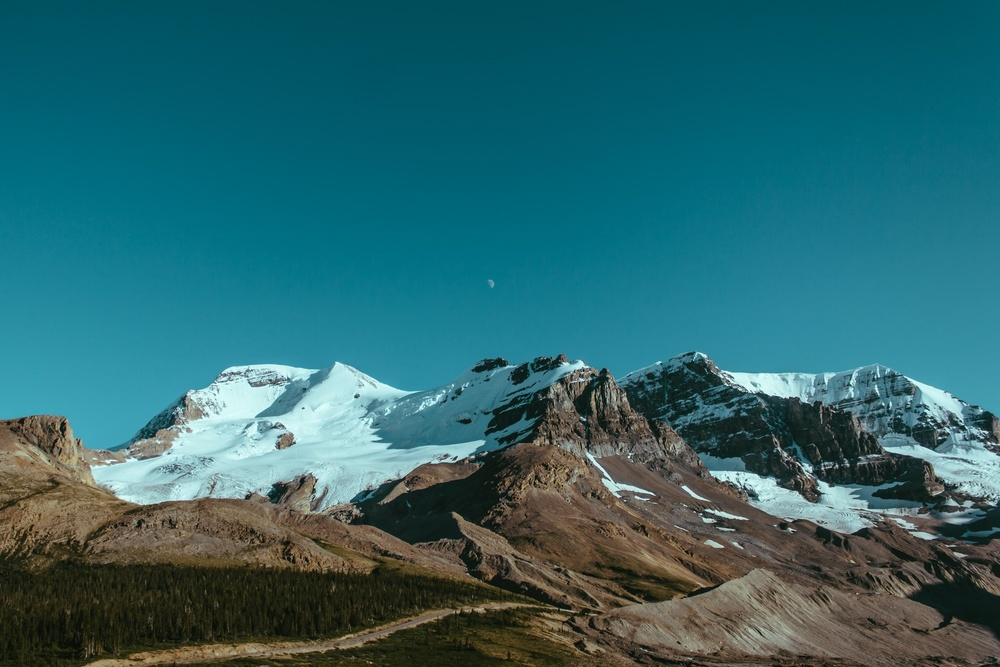
#> input picture testimage1.jpg, 1000 x 667 px, shrunk from 1920 x 1280 before the run
$ python -i pixel_sort.py   (imports and definitions only)
#> lines starting #> are read from the running program, lines starting #| are printed output that depends on the picture; after the words box and inside, x2 and y2 are one past the last pixel; in counts of white or black regions, pixels touching at a corner belong together
#> further down, picture is the input picture: PIL image 1000x667 RGB; mean R, G, B 44.5, 102.5, 109.1
import random
from math import ceil

import cv2
import numpy as np
from PIL import Image, ImageChops, ImageOps
from skimage.util import random_noise

BLEND_MODES = {"none": (lambda img1, img2: img2), "add": ImageChops.add, "blend": (lambda img1, img2: Image.blend(img1, img2, 0.6)), "darker": ImageChops.darker, "difference": ImageChops.difference, "lighter": ImageChops.lighter,
               "multiply": ImageChops.multiply, "hardlight": ImageChops.hard_light, "softlight": ImageChops.soft_light, "overlay": ImageChops.overlay, "screen": ImageChops.screen, "subtract": ImageChops.subtract}
SORT_FIELDS = {"hue": 0, "saturation": 1, "value": 2}


def __pil_to_cv(img):
    numpy_img = np.array(img.convert("RGB"))
    opencv_img = cv2.cvtColor(numpy_img, cv2.COLOR_RGB2BGR)
    return opencv_img


def __cv_to_pil(img):
    color_converted = cv2.cvtColor(img, cv2.COLOR_BGR2RGB)
    pil_img = Image.fromarray(color_converted)
    return pil_img


def cv_threshold(img):
    """ Seperates an image into foreground and background using thresholding and Otsu's algorithm.'

    Arguments:
        img: a BGR OpenCV image.

    Returns:
        threshold: an OpenCV Binary image.
    """
    gray = cv2.cvtColor(img, cv2.COLOR_BGR2GRAY)
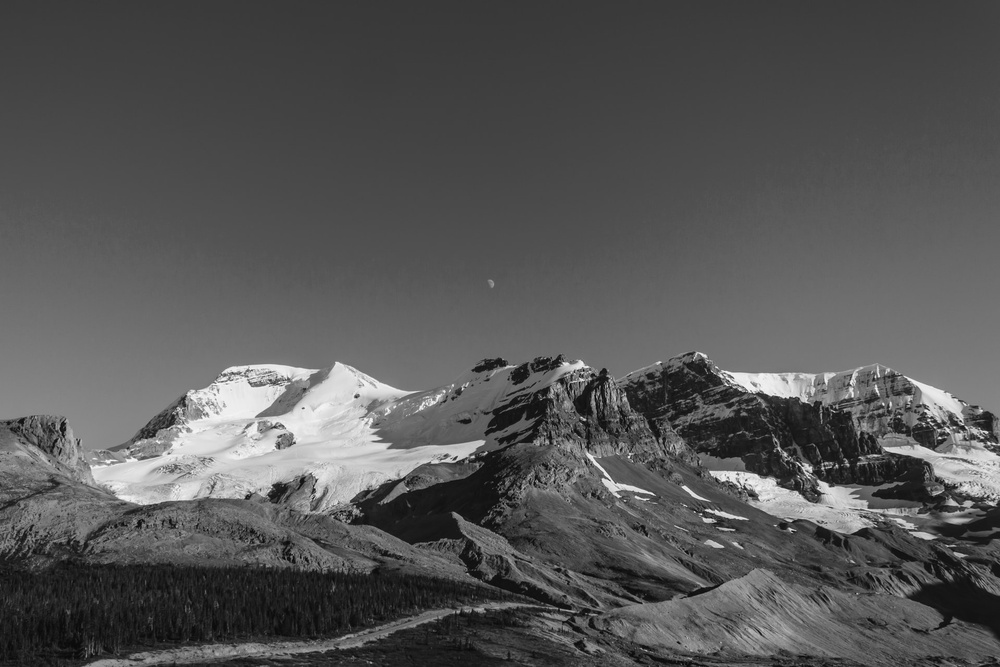
#> gray: shape (667, 1000); min 4, max 249, mean 85.9
    # gaussian blur image to remove noise
    blur = cv2.GaussianBlur(gray, (5, 5), 0)
    # determine optimal threshold value using Otsu, and threshold using it
    ret, threshold = cv2.threshold(
        blur, 0, 255, cv2.THRESH_BINARY+cv2.THRESH_OTSU)
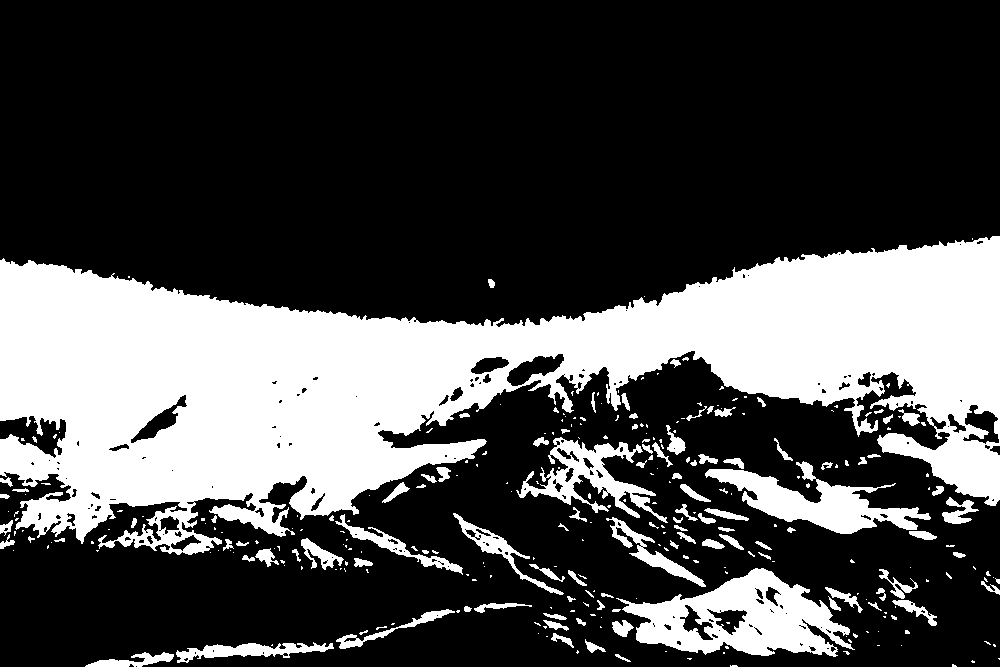
#> threshold: shape (667, 1000); 29% white; 305 white regions (199 under 20 px)
#> ret = 99
    return threshold


# [9 lines left out: function add_noise, not called in this run]


def get_largest_foreground_region(img, threshold_img=None):
    """ Creates an image containing only the largest forground region.

        Returns an image with the size of the input.
        This image will contain the largest foreground contour (by area) and a transparent background.

        This function works best on portraits or other images with a subject that takes up most of the frame.

        Arguments:
            img: a PIL image.
            threshold_img: (optional). The image that will be passed to the thresholder. Defaults to img. Useful if
                                        img is noisy, and a less noisy version is available to threshold with.

        Returns:
            img: an RGBA PIL image.
    """
    if threshold_img is None:
        threshold_img = img
    opencv_img = __pil_to_cv(threshold_img)
    threshold = cv_threshold(opencv_img)
    contours, hierarchy = cv2.findContours(
        threshold, cv2.RETR_TREE, cv2.CHAIN_APPROX_SIMPLE)
#> contours = 489 contours, 346 with area under 20; largest, box (x1, y1, x2, y2) and area: (0, 236, 1000, 555) 158541, (616, 568, 855, 657) 11525, (705, 461, 931, 534) 5640, (516, 437, 668, 523) 3833, (176, 642, 334, 663) 1284

    contours_byarea = sorted(contours, key=lambda n: cv2.contourArea(n))
#> contours_byarea has the same summary as contours
    largest_contour = contours_byarea[-1]
#> largest_contour = contour of 2820 points, box (x1, y1, x2, y2) (0, 236, 1000, 555), area 158541
    # Generate image to draw contour upon
    new_img = np.zeros((img.height, img.width, 3), np.uint8)
    # Draw contour onto image
    new_img = cv2.drawContours(
        new_img, [largest_contour], 0, (255, 255, 255), thickness=cv2.FILLED)
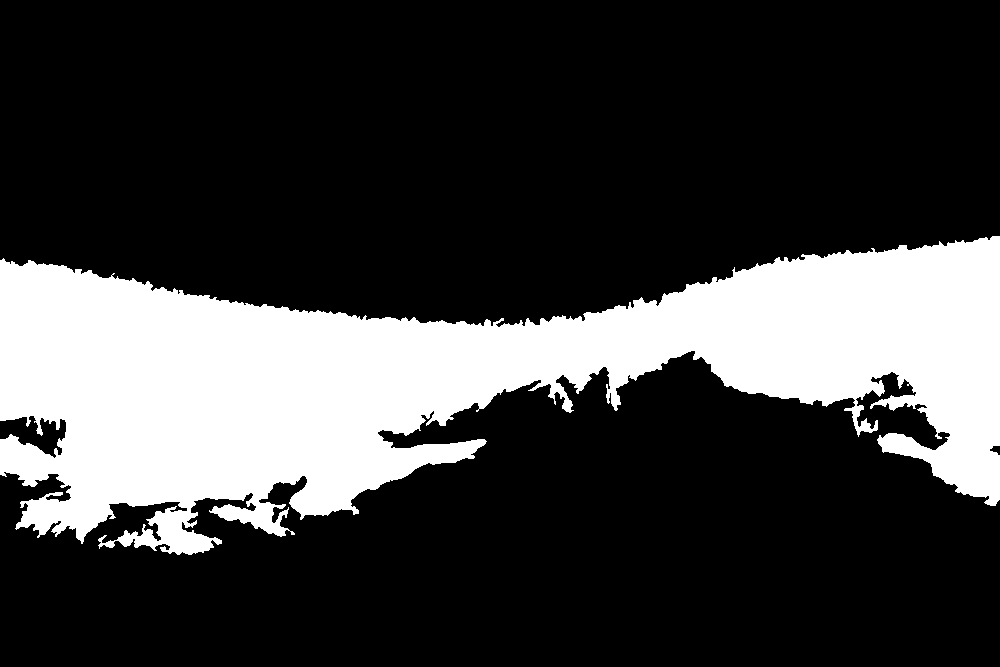
#> new_img: shape (667, 1000, 3); 24.2% white; 1 white region, box (x1, y1, x2, y2) and area: (0, 236, 1000, 555) 161266
    mask = __cv_to_pil(new_img).convert("L")
    img = img.convert("RGBA")
    img.putalpha(mask)
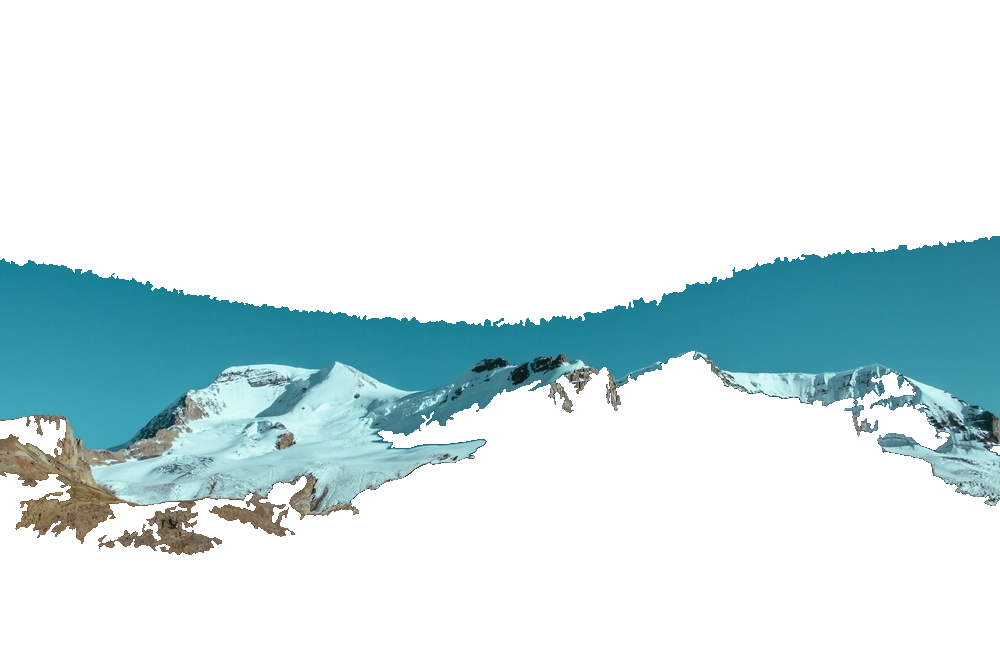
#> img: PIL image 1000x667 RGBA; mean R, G, B, A 44.5, 102.5, 109.1, 61.7; transparent parts drawn white
    return img


# [93 lines left out: functions channel_shift, pixel_sort, not called in this run]

>>> from PIL import Image
>>> picture = Image.open('testimage1.jpg')
>>> result = get_largest_foreground_region(picture)

$ run again, on testimage2.jpg
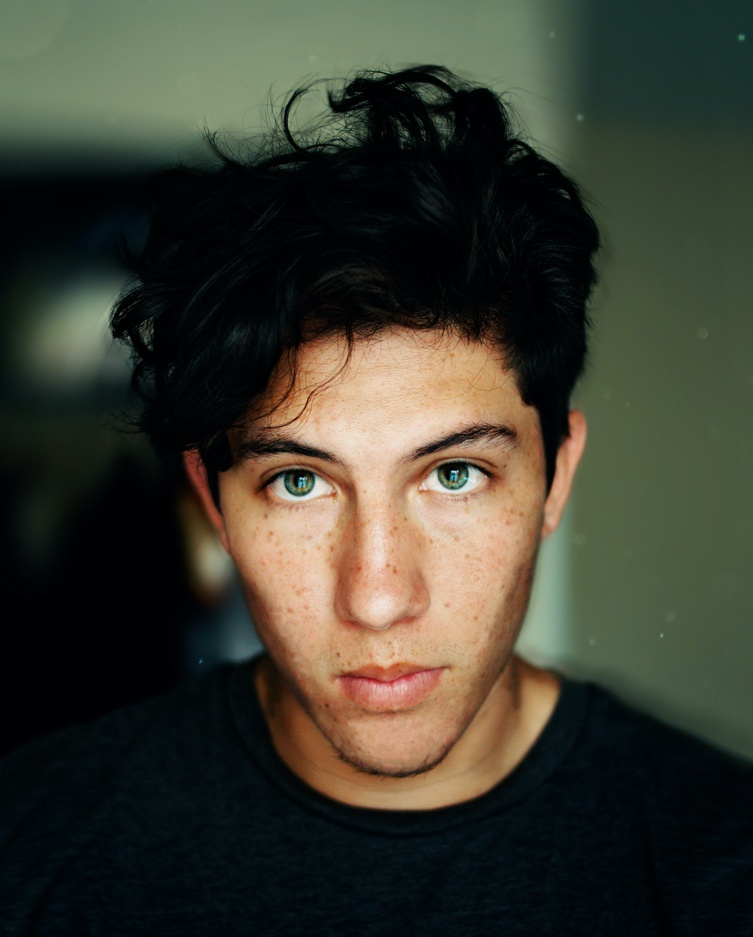
#> input picture testimage2.jpg, 753 x 937 px, shrunk from 4516 x 5622 before the run
#> picture is the input picture: PIL image 753x937 RGB; mean R, G, B 60.7, 60.8, 48.7
#> in cv_threshold, `ret, threshold = cv2.threshold( blur, 0, 255, cv2.THRESH_BINARY+cv2.TH..`:
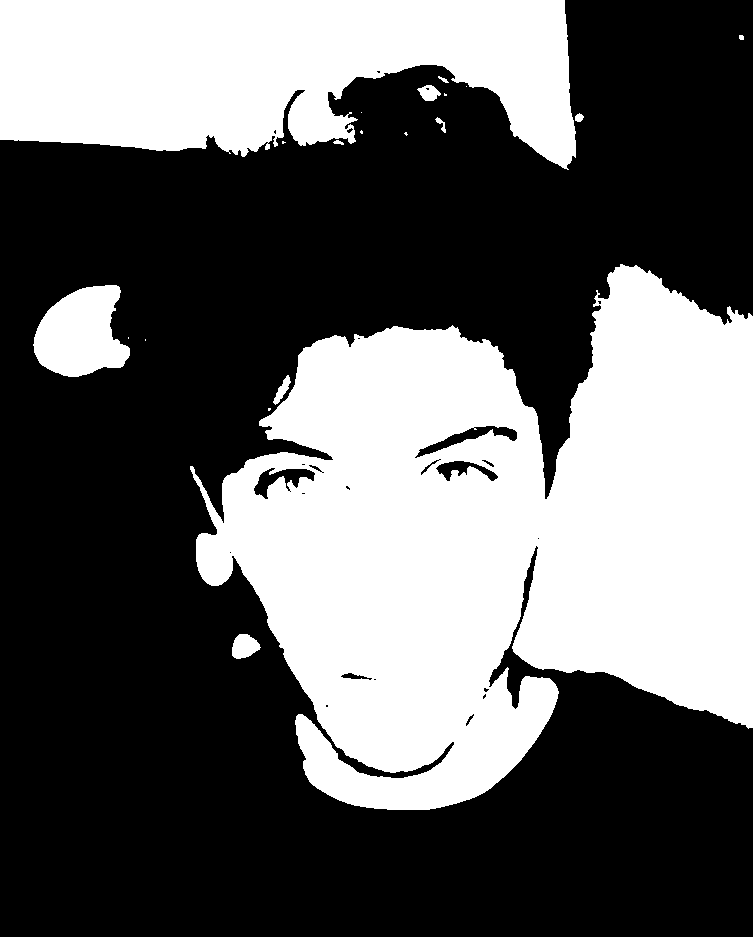
#> threshold: shape (937, 753); 39% white; 20 white regions (9 under 20 px)
#> ret = 71
#> contours = 46 contours, 27 with area under 20; largest, box (x1, y1, x2, y2) and area: (190, 264, 753, 810) 196658, (0, 0, 576, 170) 70914, (33, 285, 130, 377) 6109, (414, 425, 518, 459) 954, (253, 467, 316, 500) 854
#> contours_byarea has the same summary as contours
#> largest_contour = contour of 1541 points, box (x1, y1, x2, y2) (190, 264, 753, 810), area 196658
#> new_img: shape (937, 753, 3); 28.1% white; 1 white region, box (x1, y1, x2, y2) and area: (190, 264, 753, 810) 198327
#> in get_largest_foreground_region, `img.putalpha(mask)`:
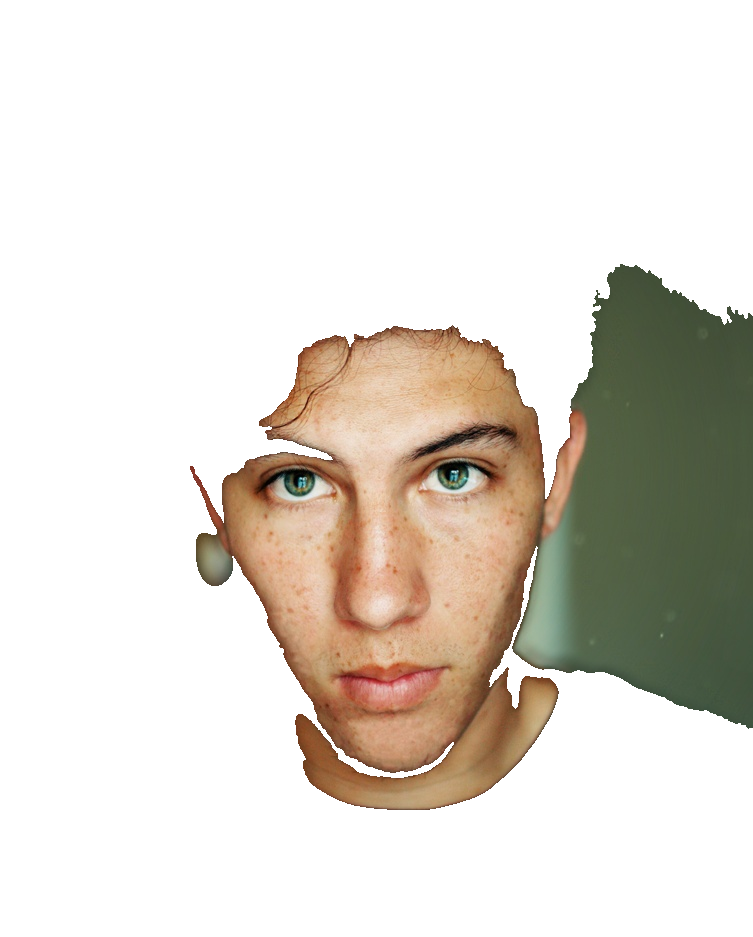
#> img: PIL image 753x937 RGBA; mean R, G, B, A 60.7, 60.8, 48.7, 71.7; transparent parts drawn white
